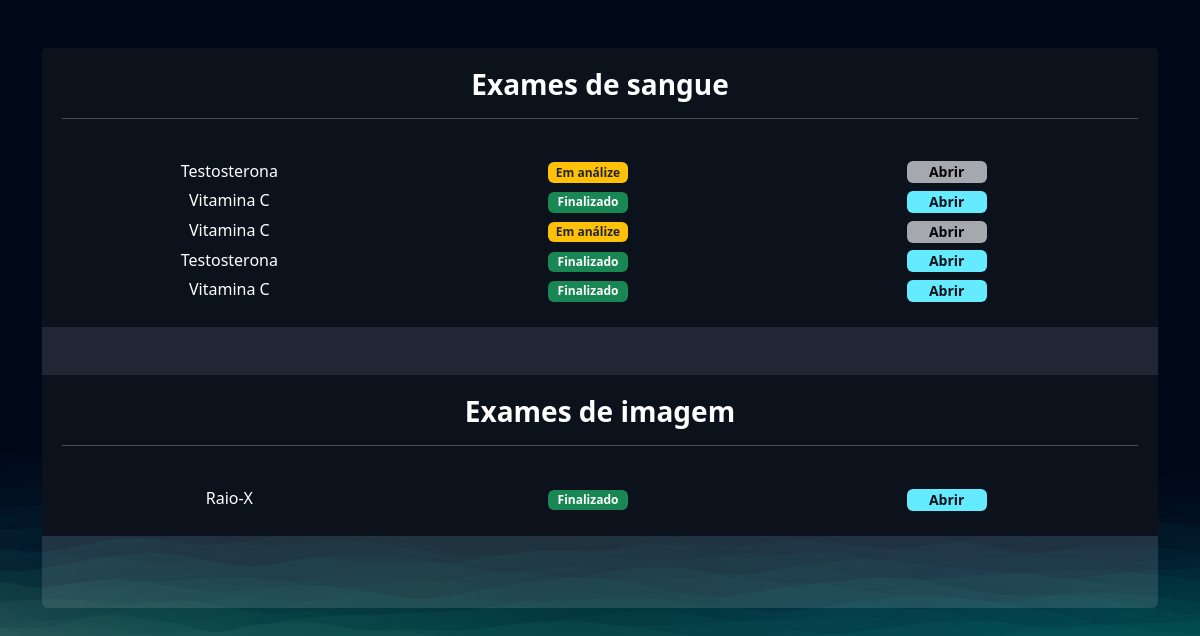
Before: /exames/gerenciar_exames/ (signed in) with the older database file.
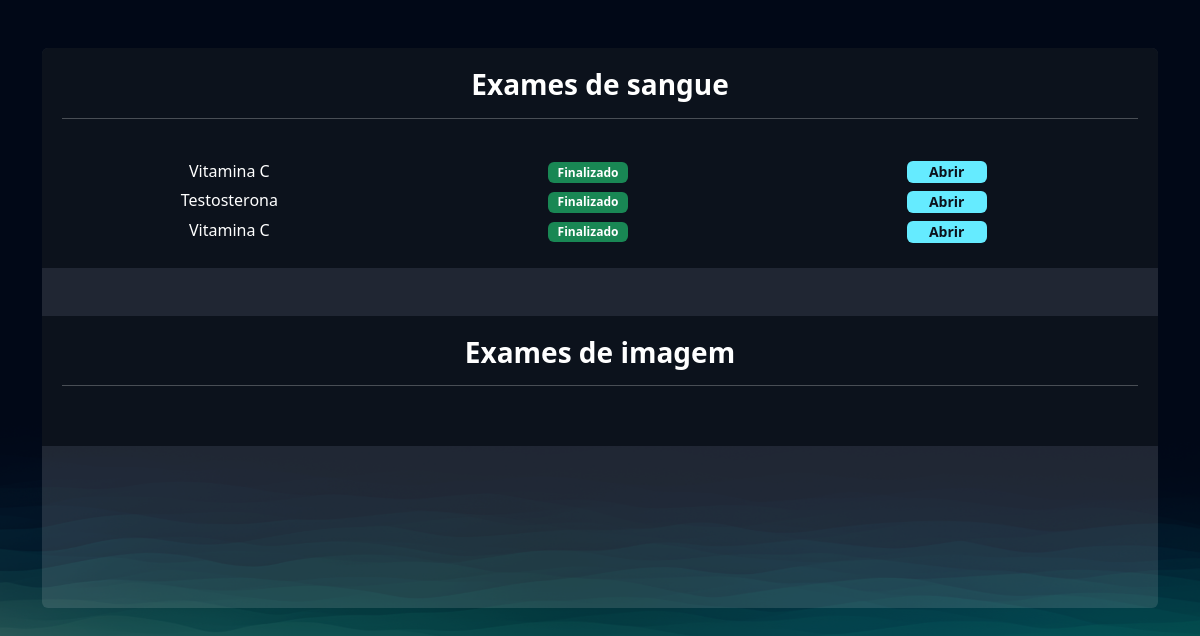
After: the same page with the newer database file.
### exames/models.py (models this page shows, shortened)
class SolicitacaoExame(models.Model):
    choice_status = (
        ('E', 'Em análise'),
        ('F', 'Finalizado')
    )
    usuario = models.ForeignKey(User, on_delete=models.DO_NOTHING)
    exame = models.ForeignKey(TiposExames, on_delete=models.DO_NOTHING)
    status = models.CharField(max_length=1, choices=choice_status)
    resultado = models.FileField(upload_to="resultados", null=True, blank=True)
    requer_senha = models.BooleanField(default=False)
    senha = models.CharField(max_length=16, null=True, blank=True)
    def badge_template(self):
        if self.status == 'E':
            classes = 'bg-warning text-dark'
            mensagem = 'Em análize'
        elif self.status == 'F':
            mensagem = 'Finalizado'
            classes = 'bg-success'
        return mark_safe(f'<span class="badge {classes}" style="width: 80px;">{mensagem}</span>')

class TiposExames(models.Model):
    tipo_choices = (
        ('I', 'Exame de Imagem'),
        ('S', 'Exame de Sangue')
    )
    nome = models.CharField(max_length=50)
    tipo = models.CharField(max_length=1, choices=tipo_choices)
    preco = models.FloatField()
    disponivel = models.BooleanField(default=True)
    horario_inicial = models.IntegerField()
    horario_final = models.IntegerField()

### exames/views.py (the view)
# urls.py: path('gerenciar_exames/', views.gerenciar_exames, name='gerenciar_exames'),
@login_required
def gerenciar_exames(request):
    exames = SolicitacaoExame.objects.filter(usuario = request.user)
    return render(request, 'gerenciar_exames.html', {'exames': exames})

### exames/templates/gerenciar_exames.html (shortened to what this page needs)
{% extends "bases/base.html" %}
{% load static %}
{% block 'head' %}
    <link href="{% static 'exames/css/css.css' %}" rel="stylesheet">
    <link href="{% static 'exames/css/gerenciar_pedidos.css' %}" rel="stylesheet">
    <link href="{% static 'exames/css/gerenciar_exames.css' %}" rel="stylesheet">
{% endblock 'head' %}
{% block 'conteudo' %}
    <br>
    <br>
    <div class="container">
        <div class="card card-view">
            <div class="sub-card">
                <h3>Exames de sangue</h3>
                <hr>
                <br>
                {% for exame in exames %}
                    {% if exame.exame.tipo == 'S' %}
                        <div class="row">
                            <div class="col-md">{{exame.exame.nome}}</div>
                            <div class="col-md">
                                {{exame.badge_template}}
                            </div>
                            <div class="col-md">
                                {% if exame.status == 'F' %}
                                    <a href="{% url 'permitir_abrir_exame' exame.id %}" target="_blank" class="btn btn-light"> Abrir </a>
                                {% else %}
                                    <a href="#" class="btn btn-light disabled"> Abrir </a>
                                {% endif %}
                            </div>
                        </div>
                    {% endif %}
                {% endfor %}
            </div>
                <br>
                <br>
            <div class="sub-card">
                <h3>Exames de imagem</h3>
                <hr>
                <br>
                {% for exame in exames %}
                    {% if exame.exame.tipo == 'I' %}
                        <div class="row">
                            <div class="col-md">{{exame.exame.nome}}</div>
                            <div class="col-md">
                                {{exame.badge_template}}
                            </div>
                            <div class="col-md">
                                {% if exame.status == 'F' %}
                                    <a href="{% url 'permitir_abrir_exame' exame.id %}" target="_blank" class="btn btn-light"> Abrir </a>
                                {% else %}
                                    <a href="#" class="btn btn-light disabled"> Abrir </a>
                                {% endif %}
                            </div>
                        </div>
                    {% endif %}
                {% endfor %}
            </div>
        </div>
    </div>
{% endblock 'conteudo' %}

Changed rows visible on the page:
no longer on this page (row edited): SolicitacaoExame: exame.nome "Testosterona", badge_template "Em análize", shows "Abrir", shown under "Exames de sangue"
no longer on this page (row edited): SolicitacaoExame: exame.nome "Vitamina C", badge_template "Em análize", shows "Abrir", shown under "Exames de sangue"
no longer on this page (row edited): SolicitacaoExame: exame.nome "Raio-X", badge_template "Finalizado", shows "Abrir", shown under "Exames de imagem"
